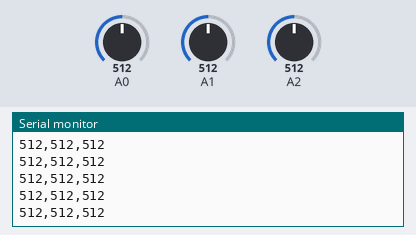
Recording of a sketch running on a simulated Arduino Leonardo, built with avr-gcc and run on an emulated ATmega32U4. Parts: the last lines printed to the serial monitor. The test bench sets the inputs (shaded band); at power-on: A0 = 512, A1 = 512, A2 = 512. USB keyboard and mouse output is not drawn.

Above: at 1.2 s.
1.3 s: A0 set to 716
At 2.3 s:
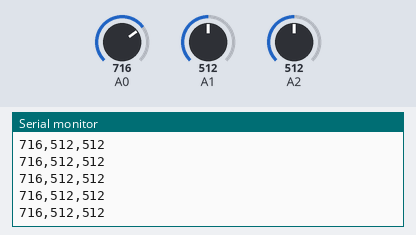
2.8 s: A1 set to 716
At 3.5 s:
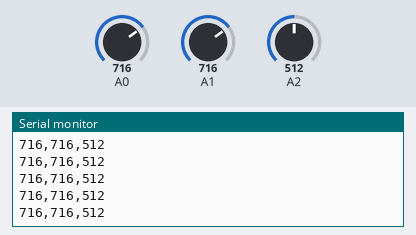
4.3 s: A0 set to 122
At 4.9 s:
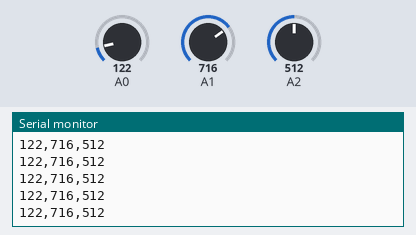
Timing chart, 0 to 5.4 s (numbered marks = the images above; inputs shaded):
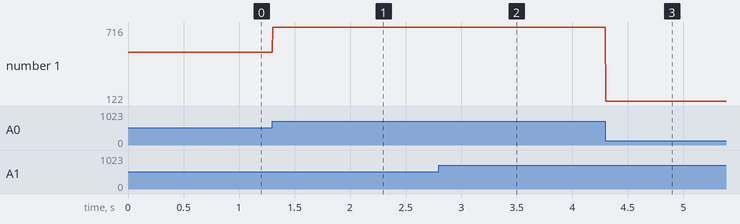

The sketch:

mouse_v1.ino
```cpp
#include "Mouse.h"
void setup() {
  // put your setup code here, to run once:
  Serial.begin(115200);
  Mouse.begin();
}

int mousePressed = 0;
signed char cursor_speed = 1;

void loop() {
  // put your main code here, to run repeatedly:
  int A0_value, A1_value, A2_value;
  float A0_volt, A1_volt, A2_volt;

  A0_value = analogRead(A0);
  A1_value = analogRead(A1);
  A2_value = analogRead(A2);

  A0_volt = A0_value*5.0/1023;
  A1_volt = A1_value*5.0/1023;
  A2_volt = A2_value*5.0/1023;

  Serial.print(A0_value);
  Serial.print(",");
  Serial.print(A1_value);
  Serial.print(",");
  Serial.println(A2_value);

  //UP
  if (A0_value > 130 && A1_value > 170 && A2_value < 150){
    Mouse.move(0,-cursor_speed,0);
  }
  //DOWN
  else if (A1_value < 150 && A2_value > 160){
    Mouse.move(0,cursor_speed,0);
  }
  //RIGHT
  else if (A0_value < 155 && A1_value > 175 && A2_value > 175){
    Mouse.move(cursor_speed,0,0);
  }
  //LEFT
  else if (A1_value < 120 && A2_value < 120){
    Mouse.move(-cursor_speed,0,0);
  }
  //Tap
  else if (A0_value > 150 && A1_value > 150 && A2_value > 150 && mousePressed == 0){
    Mouse.press();
    mousePressed = Mouse.isPressed();
  }
  else if (A0_value < 150 && A1_value < 150 && A2_value < 150 && mousePressed == 1){
    Mouse.release();
    mousePressed = Mouse.isPressed();
  }


  delay(1);
//  Serial.print("A0_Value:");
//  Serial.print(A0_value);
//  Serial.print("A0_Volt:");
//  Serial.println(A0_volt);
//
//  Serial.print("A1_Value:");
//  Serial.print(A1_value);
//  Serial.print("A1_Volt:");
//  Serial.println(A1_volt);
//
//  Serial.print("A2_Value:");
//  Serial.print(A2_value);
//  Serial.print("A2_Volt:");
//  Serial.println(A2_volt);
//  delay(500);
}
```

Measured:
- after the input at 1.3 s, the serial monitor: prints a new line at once (image 1)
- after the input at 2.8 s, the serial monitor: prints a new line at once (image 2)
- after the input at 4.3 s, the serial monitor: prints a new line at once (image 3)
- plotted number 1: 512 → 716 after the input at 1.3 s, 716 → 122 after the input at 4.3 s
